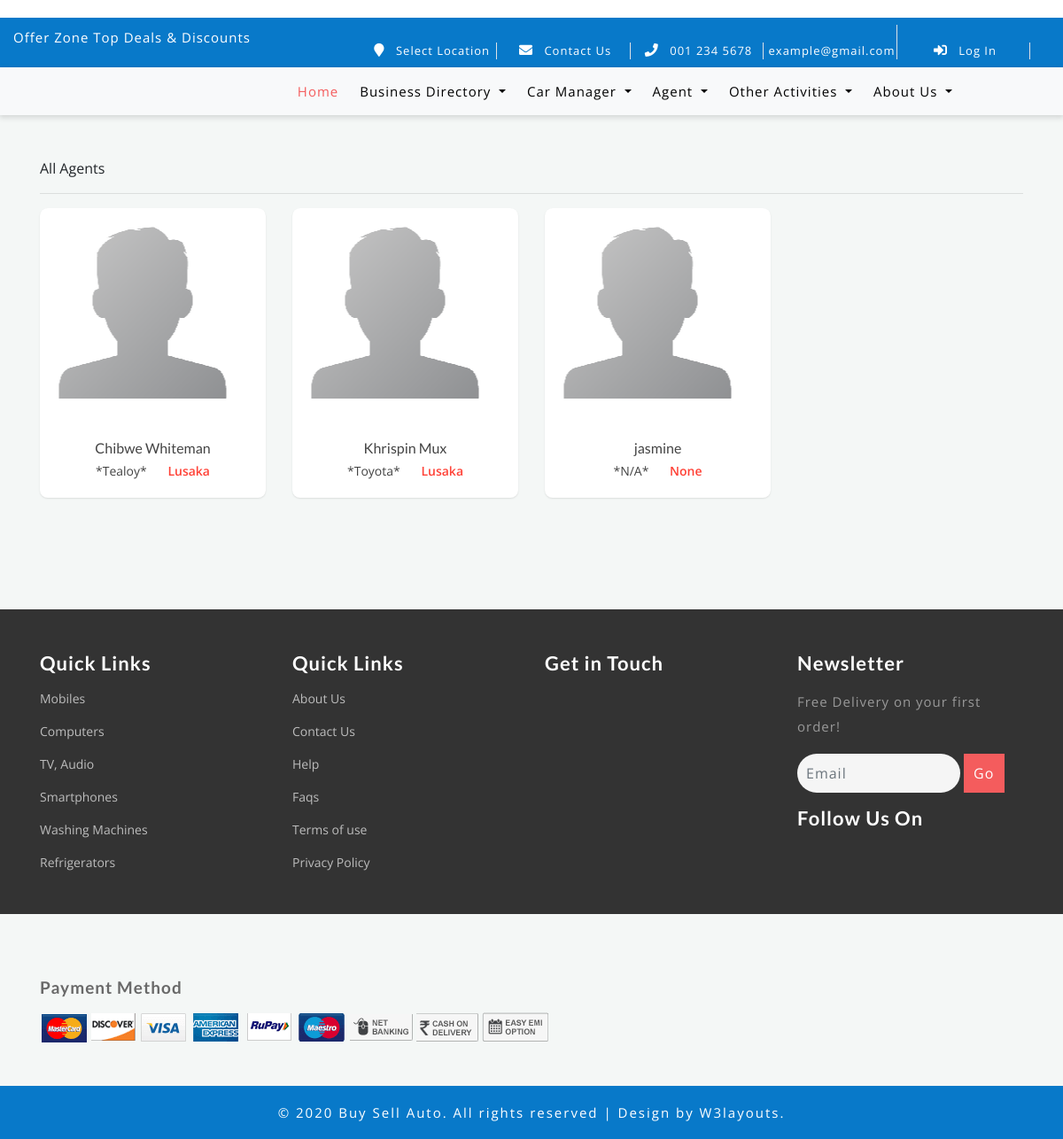
Page /agents/clearing/ on the committed database.
### agents/models.py (models this page shows, shortened)
class Agent(models.Model):
    is_agent_model = models.BooleanField(default=True, editable=False)
    user = models.OneToOneField(User, on_delete=models.CASCADE)
    company_name = models.CharField('Company Name', max_length=200, default='N/A')
    agent_type = models.ForeignKey(AgentType, default='', on_delete=models.CASCADE)
    experience = models.CharField('Experience', max_length=200, default='')
    description = HTMLField(help_text='Services offered...')
    class Meta:
        verbose_name_plural = 'Agents'
        verbose_name = 'Agent'

### store/models.py (models this page shows, shortened)
class User(AbstractUser):
    is_agent = models.BooleanField(default=False)
    is_employee = models.BooleanField(default=False)
    portfolio_site = models.URLField(blank=True)
    phone = models.CharField(max_length=60, blank=True, null=True)
    country = models.CharField('Country', max_length=60, blank=True, null=True)
    city = models.CharField('City', max_length=60, blank=True, null=True)
    postal_code = models.CharField('Postal Code', max_length=60, blank=True, null=True)
    address = models.CharField(max_length=60, blank=True, null=True)
    picture = models.ImageField(upload_to="users/pictures/%Y/%m/%d'", blank=True, null=True)
    email = models.EmailField(blank=True, null=True)
    username_validator = ASCIIUsernameValidator()
    def get_full_name(self):
        full_name = self.username
        if self.first_name and self.last_name:
            full_name = self.first_name + " " + self.last_name
        return full_name

### store/views.py (the view)
# urls.py: path('agents/clearing/', views.clearing_agents, name='clearing_agents'),
def clearing_agents(request):
    clearing_agents = Agent.objects.filter(agent_type__agent_type='Clearing Agent')
    return render(request, 'agents/agents_list.html',
                  {
                      'all_agents': clearing_agents,
                  })

### store/templates/agents/agents_list.html (shortened to what this page needs)
{% extends 'store/base.html' %}
{% load static %}
{% block content %}
    <link rel="stylesheet"
          href="https://cdnjs.cloudflare.com/ajax/libs/material-design-iconic-font/2.2.0/css/material-design-iconic-font.min.css">
    <div class="container">
    <div class="header">
        All Agents
    </div>
    <hr>
        <div class="row clearfix">
            {% for agent in all_agents %}
                <div class="col-lg-3 col-md-4 col-sm-12">
                    <div class="card product_item">
                        <div class="body">
                        <a href="{% url 'agents_details' agent.user.id %}">
                            <div class="cp_img">
                                {% if agent.user.picture %}
                                    <img class="img-fluid" alt="Product" src="{{ agent.user.picture.url }}"/>
                                {% else %}
                                    <img class="img-fluid" alt="Product"
                                         src="{% static 'agents/assets/img/default-avatar.png' %}"/>
                                {% endif %}
                            </div>
                        </a>
                            <div class="product_details">
                                <h5><a href="ec-product-detail.html">{{ agent.user.get_full_name }}</a></h5>
                                <ul class="product_price list-unstyled">
                                    <li class="old_price">
                                        {% if agent.company_name %}
                                            *{{ agent.company_name | capfirst }}*
                                        {% endif %}
                                    </li>
                                    <li class="new_price">{{ agent.user.address }}</li>
                                </ul>
                            </div>
                        </div>
                    </div>
                </div>
            {% endfor %}
        </div>
    </div>
{% endblock %}

### store/static/store/css/style.css (style rules this page uses)
html, body { margin: 0; font-size: 100%; background: #fff; font-family: 'Open Sans', sans-serif; }
h1, h2, h3, h4, h5, h6 { margin: 0; font-family: 'Lato', sans-serif; }
ul { margin: 0; padding: 0; }

### store/templates/agents/agents_list.html (style rules this page uses)
body { margin-top: 20px; background-color: #f4f7f6; }
.product_item .cp_img { position: absolute; top: 0px; left: 50%; transform: translate(-50%); -webkit-transform: translate(-50%); -ms-transform: translate(-50%); -moz-transform: translate(-50%); -o-transform: translate(-50%); -khtml-transform: translate(-50%); width: 100%; padding: 15px; transition: all 0.2s ease-in-out }
.product_item .cp_img img { transition: all 0.2s ease-in-out; border-radius: 6px }
.product_item .product_details { padding-top: 110%; text-align: center }
.product_item .product_details h5 { margin-bottom: 5px }
.product_item .product_details h5 a { font-size: 16px; color: #444 }
.product_item .product_details .product_price { margin: 0 }
.product_item .product_details .product_price li { display: inline-block; padding: 0 10px }
.product_item .product_details .product_price .new_price { font-weight: 600; color: #ff4136 }
.card { background: #fff; margin-bottom: 30px; transition: .5s; border: 0; border-radius: .55rem; position: relative; width: 100%; box-shadow: 0 1px 2px 0 rgba(0, 0, 0, 0.1); }
.card .body { font-size: 14px; color: #424242; padding: 20px; font-weight: 400; }

### rows in the picture
Agent: user.get_full_name "Chibwe Whiteman", company_name "Tealoy", user.address "Lusaka"
Agent: user.get_full_name "Khrispin Mux", company_name "Toyota", user.address "Lusaka"
Agent: user.get_full_name "jasmine", company_name "N/A", user.address "None"
